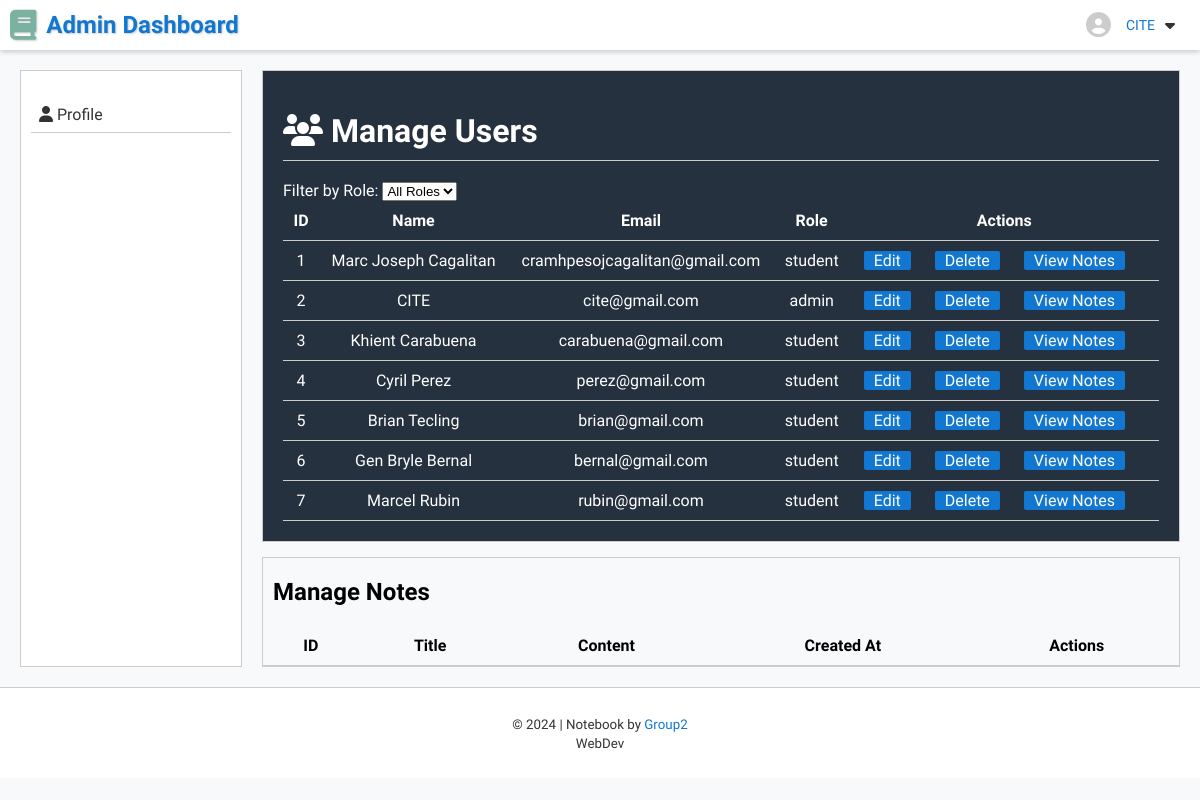
The app's page /view/admin_dashboard.php (signed in), older data.
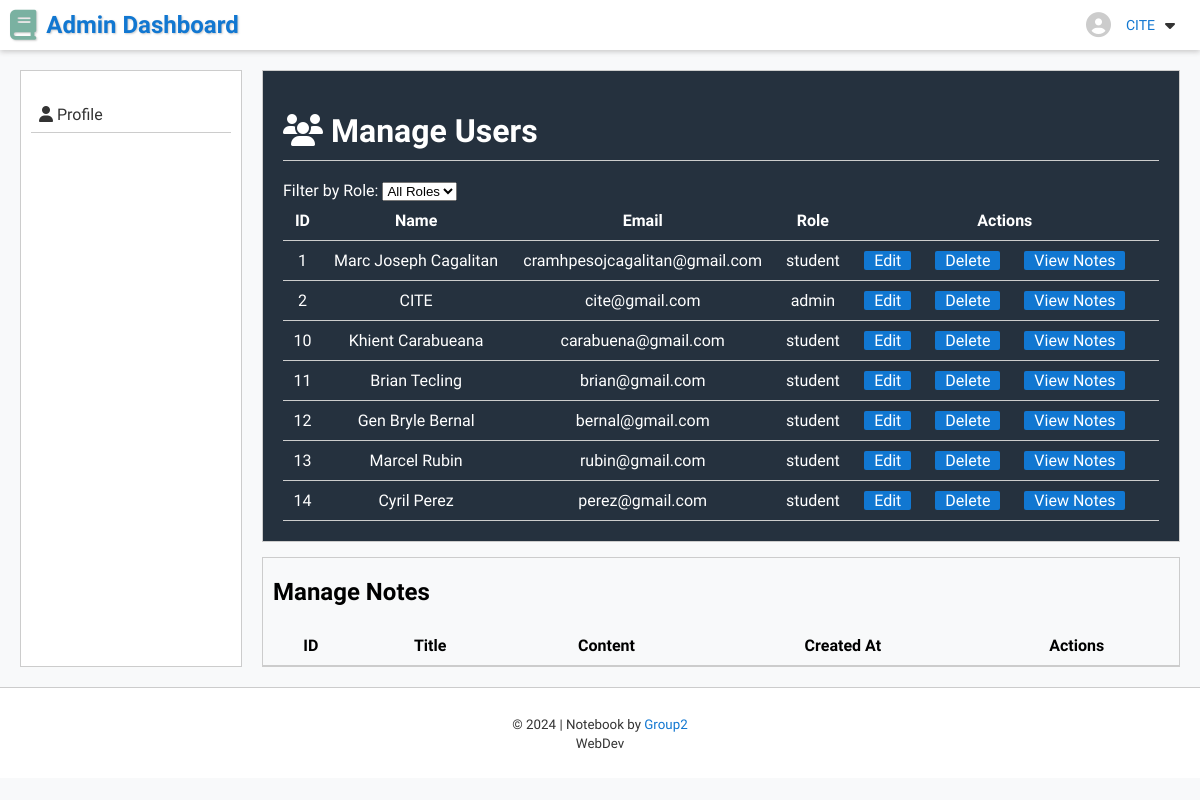
The same page, newer data.
### tables this page shows
CREATE TABLE `users` (
  `id` int(6) UNSIGNED NOT NULL,
  `name` varchar(255) NOT NULL,
  `email` varchar(255) NOT NULL,
  `password` varchar(255) NOT NULL,
  `role` enum('student','instructor','admin') NOT NULL DEFAULT 'student',
  `created_at` timestamp NOT NULL DEFAULT current_timestamp()
);

### view/admin_dashboard.php (the view, shortened to what this page needs)
<?php
include_once '../config/config.php';
$name = isset($_SESSION['user_name']) ? $_SESSION['user_name'] : '';
$selected_role = isset($_GET['role']) ? $_GET['role'] : '';
if ($selected_role) {
    $sql_users = "SELECT id, name, email, role FROM users WHERE role = ?";
    $stmt_users = $conn->prepare($sql_users);
    $stmt_users->bind_param("s", $selected_role);
    $stmt_users->execute();
    $result_users = $stmt_users->get_result();
} else {
    $sql_users = "SELECT id, name, email, role FROM users";
    $result_users = $conn->query($sql_users);
}
?>
<!DOCTYPE html>
<html lang="en">
<head>
    <link rel="stylesheet" href="../public/css/admin_dashboard.css">
</head>
<body>
    <header>
        <div class="header-container">
            <div class="logo">
                <i class="fas fa-book"></i> Admin Dashboard
            </div>
            <div class="user-info">
                <i class="fas fa-user-circle" id="user-circle"></i>
                <span class="username"><?php echo htmlspecialchars($name); ?></span>
                <div class="dropdown">
                    <i class="fa-solid fa-caret-down"></i>
                </div>
            </div>
        </div>
    </header>
    <main>
        <nav class="side-nav">
            <ul>
                <li><a href="admin_profile.php"><i class="fas fa-user"></i> Profile</a></li>
            </ul>
        </nav>
        <div class="main-content">
            <div class="top-container">
            <h1><i class="fas fa-users"></i> Manage Users</h1>
            <form method="GET" action="">
                <label for="role">Filter by Role:</label>
                <select name="role" id="role" onchange="this.form.submit()">
                    <option value="">All Roles</option>
                </select>
            </form>
            <table>
                <tr>
                    <th>ID</th>
                    <th>Name</th>
                    <th>Email</th>
                    <th>Role</th>
                    <th>Actions</th>
                </tr>
                <?php while ($row_user = $result_users->fetch_assoc()): ?>
                    <tr class="row-selector">
                        <td><?php echo $row_user['id']; ?></td>
                        <td><?php echo $row_user['name']; ?></td>
                        <td><?php echo $row_user['email']; ?></td>
                        <td><?php echo $row_user['role']; ?></td>
                        <td>
                            <a href="../controller/UserController.php?action=editUser&id=<?php echo $row_user['id']; ?>">Edit</a>
                            <a href="../controller/UserController.php?action=deleteUser&id=<?php echo $row_user['id']; ?>" onclick="return confirm('Are you sure to delete this user?')">Delete</a>
                            <a href="#" class="view-notes-link" data-user-id="<?php echo $row_user['id']; ?>">View Notes</a>
                        </td>
                    </tr>
                <?php endwhile; ?>
            </table>
            </div>
            <div class="manage_notes">
                <h2 id="user-name">Manage Notes</h2>
                <table id="notes-table">
                    <tr>
                        <th>ID</th>
                        <th>Title</th>
                        <th>Content</th>
                        <th>Created At</th>
                        <th>Actions</th>
                    </tr>
                </table>
            </div>
        </div>
    </main>
    <footer id="footer">
        <p>
            <small>&copy; 2024 | Notebook by <a href="github.com">Group2</a><br> WebDev</small>
        </p>
    </footer>
</body>
</html>

### public/css/admin_dashboard.css (style rules this page uses)
body { font-family: 'Source sans 3', sans-serif; background-color: #f8f9fa; margin: 0; padding: 0; font-weight: 320; }
header { background-color: #fff; padding: 10px; color: #333; box-shadow: 0 2px 5px #ccc; }
.header-container { display: flex; justify-content: space-between; align-items: center; position: relative; }
.logo { font-size: 24px; font-weight: bold; color: #1177D1; text-shadow: 1px 1px 2px #ccc; display: flex; align-items: center; }
.logo i { font-size: 30px; margin-right: 10px; color: #7ab1a1; }
.user-info { display: flex; align-items: center; }
#user-circle { color: #ccc; font-size: 25px; margin-right:15px; }
.username { font-size: 14px; margin-right: 10px; font-weight: 400; color: #1177D1; }
.dropdown { position: relative; display: inline-block; margin-right: 15px; }
main { display: flex; padding: 20px; }
nav { width: 200px; background-color: #fff; border: 1px solid #ccc; padding: 10px; }
nav ul { list-style-type: none; padding: 0; }
nav ul li { margin-bottom: 10px; border-bottom: 1px solid #ccc; }
nav ul li a { text-decoration: none; color: #333; display: block; padding: 8px; }
.main-content { flex: 1; padding-left: 20px; }
.top-container { background-color: #25313E; padding: 20px; border: 1px solid #ccc; color: #fff; }
h1 { margin-bottom: 20px; color: #fff; padding-bottom: 10px; border-bottom: 1px solid #ccc; }
table { width: 100%; border-collapse: collapse; }
th, td { padding: 10px; text-align: center; border-bottom: 1px solid #ccc; }
.row-selector td a { color: #fff; text-decoration: none; padding: 0 10px 0 10px; background: #1177D1 ; margin-right: 20px; border-radius: 2px; text-align: center; transition: background-color .5s ease; }
footer { display: flex; justify-content: center; text-align: center; color: #333; bottom: 0; width: 100%; background-color: #fff; padding: 10px 0; border-top: 1px solid #ccc; }
footer a { color: #1177D1; text-decoration: none; }
.manage_notes { border: 1px solid #ccc; margin-top: 15px; }
.manage_notes h2 { padding-left: 10px; }

Row changes from the older to the newer data that the page shows:
removed users: id "3", name "Khient Carabuena", email "carabuena@gmail.com", role "student"
removed users: id "4", name "Cyril Perez", email "perez@gmail.com", role "student"
removed users: id "5", name "Brian Tecling", email "brian@gmail.com", role "student"
removed users: id "6", name "Gen Bryle Bernal", email "bernal@gmail.com", role "student"
removed users: id "7", name "Marcel Rubin", email "rubin@gmail.com", role "student"
added users: id "10", name "Khient Carabueana", email "carabuena@gmail.com", role "student"
added users: id "11", name "Brian Tecling", email "brian@gmail.com", role "student"
added users: id "12", name "Gen Bryle Bernal", email "bernal@gmail.com", role "student"
added users: id "13", name "Marcel Rubin", email "rubin@gmail.com", role "student"
added users: id "14", name "Cyril Perez", email "perez@gmail.com", role "student"
